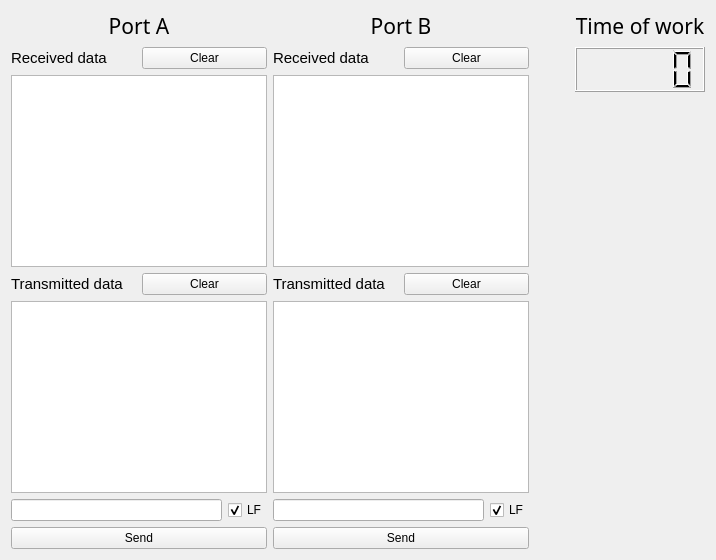
      <widget class="QWidget" name="tab">
       <attribute name="title">
        <string>Testing</string>
       </attribute>
       <layout class="QGridLayout" name="gridLayout">
        <item row="0" column="3">
         <layout class="QVBoxLayout" name="verticalLayout_4">
          <item>
           <widget class="QLabel" name="label_11">
            <property name="font">
             <font>
              <family>Imprint MT Shadow</family>
              <pointsize>16</pointsize>
              <weight>50</weight>
              <italic>false</italic>
              <bold>false</bold>
             </font>
            </property>
            <property name="text">
             <string>Time of work</string>
            </property>
            <property name="alignment">
             <set>Qt::AlignCenter</set>
            </property>
           </widget>
          </item>
          <item>
           <widget class="QLCDNumber" name="lcdNumberTimeTests">
            <property name="minimumSize">
             <size>
              <width>0</width>
              <height>45</height>
             </size>
            </property>
           </widget>
          </item>
          <item>
           <spacer name="verticalSpacer_2">
            <property name="orientation">
             <enum>Qt::Vertical</enum>
            </property>
            <property name="sizeHint" stdset="0">
             <size>
              <width>20</width>
              <height>40</height>
             </size>
            </property>
           </spacer>
          </item>
         </layout>
        </item>
        <item row="0" column="1">
         <layout class="QVBoxLayout" name="verticalLayout_3">
          <item>
           <widget class="QLabel" name="label_9">
            <property name="font">
             <font>
              <family>Imprint MT Shadow</family>
              <pointsize>16</pointsize>
              <weight>50</weight>
              <italic>false</italic>
              <bold>false</bold>
             </font>
            </property>
            <property name="text">
             <string>Port B</string>
            </property>
            <property name="alignment">
             <set>Qt::AlignCenter</set>
            </property>
           </widget>
          </item>
          <item>
           <layout class="QHBoxLayout" name="horizontalLayout_5">
            <item>
             <widget class="QLabel" name="label_5">
              <property name="font">
               <font>
                <pointsize>11</pointsize>
                <weight>50</weight>
                <bold>false</bold>
                <underline>false</underline>
               </font>
              </property>
              <property name="text">
               <string>Received data</string>
              </property>
             </widget>
            </item>
            <item>
             <widget class="QPushButton" name="pushButton_received_clear_2">
              <property name="text">
               <string>Clear</string>
              </property>
             </widget>
            </item>
           </layout>
          </item>
          <item>
           <widget class="QTextEdit" name="textEdit_received_2"/>
          </item>
          <item>
           <layout class="QHBoxLayout" name="horizontalLayout_6">
            <item>
             <widget class="QLabel" name="label_6">
              <property name="font">
               <font>
                <pointsize>11</pointsize>
                <weight>50</weight>
                <bold>false</bold>
                <underline>false</underline>
               </font>
              </property>
              <property name="text">
               <string>Transmitted data</string>
              </property>
             </widget>
            </item>
            <item>
             <widget class="QPushButton" name="pushButton__transmitted_clear_2">
              <property name="text">
               <string>Clear</string>
              </property>
             </widget>
            </item>
           </layout>
          </item>
          <item>
           <widget class="QTextEdit" name="textEdit_transmitted_2"/>
          </item>
          <item>
           <layout class="QHBoxLayout" name="horizontalLayout_7">
            <item>
             <widget class="QLineEdit" name="lineEdit_write_to_serial_2"/>
            </item>
            <item>
             <widget class="QCheckBox" name="checkBox_LF_2">
              <property name="text">
               <string>LF</string>
              </property>
              <property name="checked">
               <bool>true</bool>
              </property>
             </widget>
            </item>
           </layout>
          </item>
          <item>
           <widget class="QPushButton" name="pushButton_SendSerialB">
            <property name="text">
             <string>Send</string>
            </property>
           </widget>
          </item>
         </layout>
        </item>
        <item row="0" column="0">
         <layout class="QVBoxLayout" name="verticalLayout_2">
          <item>
           <widget class="QLabel" name="label_8">
            <property name="font">
             <font>
              <family>Imprint MT Shadow</family>
              <pointsize>16</pointsize>
              <weight>50</weight>
              <italic>false</italic>
              <bold>false</bold>
             </font>
            </property>
            <property name="text">
             <string>Port A</string>
            </property>
            <property name="alignment">
             <set>Qt::AlignCenter</set>
            </property>
           </widget>
          </item>
          <item>
           <layout class="QHBoxLayout" name="horizontalLayout_3">
            <item>
             <widget class="QLabel" name="label_3">
              <property name="font">
               <font>
                <pointsize>11</pointsize>
                <weight>50</weight>
                <bold>false</bold>
                <underline>false</underline>
               </font>
              </property>
              <property name="text">
               <string>Received data</string>
              </property>
             </widget>
            </item>
            <item>
             <widget class="QPushButton" name="pushButton_received_clear">
              <property name="text">
               <string>Clear</string>
              </property>
             </widget>
            </item>
           </layout>
          </item>
          <item>
           <widget class="QTextEdit" name="textEdit_received"/>
          </item>
          <item>
           <layout class="QHBoxLayout" name="horizontalLayout_2">
            <item>
             <widget class="QLabel" name="label_4">
              <property name="font">
               <font>
                <pointsize>11</pointsize>
                <weight>50</weight>
                <bold>false</bold>
                <underline>false</underline>
               </font>
              </property>
              <property name="text">
               <string>Transmitted data</string>
              </property>
             </widget>
            </item>
            <item>
             <widget class="QPushButton" name="pushButton__transmitted_clear">
              <property name="text">
               <string>Clear</string>
              </property>
             </widget>
            </item>
           </layout>
          </item>
          <item>
           <widget class="QTextEdit" name="textEdit_transmitted"/>
          </item>
          <item>
           <layout class="QHBoxLayout" name="horizontalLayout">
            <item>
             <widget class="QLineEdit" name="lineEdit_write_to_serial"/>
            </item>
            <item>
             <widget class="QCheckBox" name="checkBox_LF">
              <property name="text">
               <string>LF</string>
              </property>
              <property name="checked">
               <bool>true</bool>
              </property>
             </widget>
            </item>
           </layout>
          </item>
          <item>
           <widget class="QPushButton" name="pushButton_SendSerialA">
            <property name="text">
             <string>Send</string>
            </property>
           </widget>
          </item>
         </layout>
        </item>
        <item row="0" column="2">
         <spacer name="horizontalSpacer">
          <property name="orientation">
           <enum>Qt::Horizontal</enum>
          </property>
          <property name="sizeHint" stdset="0">
           <size>
            <width>40</width>
            <height>20</height>
           </size>
          </property>
         </spacer>
        </item>
       </layout>
      </widget>
